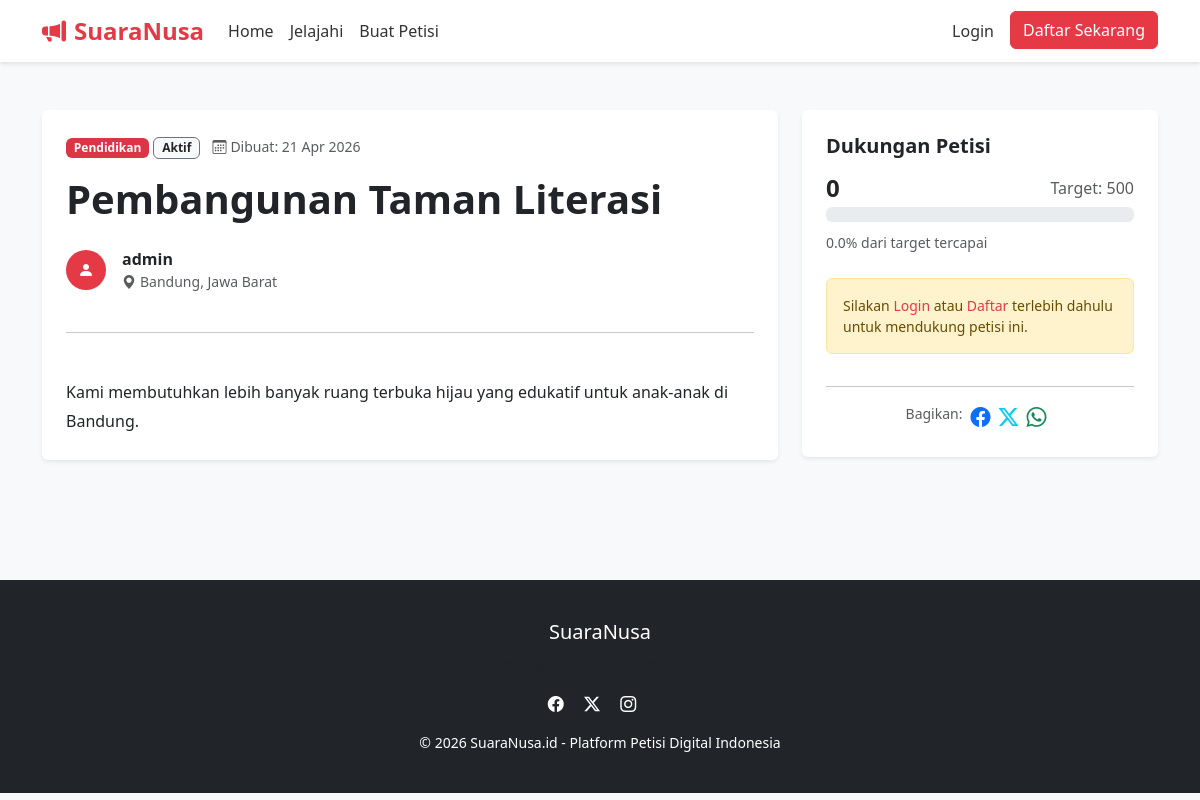
/petitions/2/, run on the app's committed database.
### petitions/models.py (models this page shows, shortened)
class Petition(models.Model):
    CATEGORY_CHOICES = [
        ('sosial', 'Sosial'),
        ('pendidikan', 'Pendidikan'),
        ('lingkungan', 'Lingkungan'),
        ('kesehatan', 'Kesehatan'),
        ('politik', 'Politik'),
        ('ekonomi', 'Ekonomi'),
        ('lainnya', 'Lainnya'),
    ]
    STATUS_CHOICES = [
        ('aktif', 'Aktif'),
        ('selesai', 'Selesai'),
    ]
    author = models.ForeignKey(User, on_delete=models.CASCADE, related_name='petitions')
    title = models.CharField(max_length=200)
    image = models.ImageField(upload_to='petitions/', blank=True, null=True)
    description = models.TextField()
    category = models.CharField(max_length=20, choices=CATEGORY_CHOICES)
    city = models.ForeignKey(City, on_delete=models.CASCADE, related_name='petitions')
    target_support = models.PositiveIntegerField()
    status = models.CharField(max_length=10, choices=STATUS_CHOICES, default='aktif')
    created_at = models.DateTimeField(auto_now_add=True)
    updated_at = models.DateTimeField(auto_now=True)
    @property
    def support_count(self):
        return self.supports.count()
    @property
    def progress_percentage(self):
        if self.target_support == 0:
            return 0
        percentage = (self.support_count / self.target_support) * 100
        return min(round(percentage, 1), 100)

class City(models.Model):
    province = models.ForeignKey(Province, on_delete=models.CASCADE, related_name='cities')
    name = models.CharField(max_length=100)

class Province(models.Model):
    name = models.CharField(max_length=100)

### petitions/views.py (the view)
# urls.py: path('petitions/<int:pk>/', views.PetitionDetailView.as_view(), name='petition_detail'),
class PetitionDetailView(DetailView):
    model = Petition
    template_name = 'petitions/petition_detail.html'
    context_object_name = 'petition'
    def get_context_data(self, **kwargs):
        context = super().get_context_data(**kwargs)
        if self.request.user.is_authenticated:
            context['user_has_supported'] = Support.objects.filter(
                user=self.request.user, petition=self.object
            ).exists()
        return context

### petitions/templates/petitions/petition_detail.html (shortened to what this page needs)
{% extends 'petitions/base.html' %}
{% block content %}
<div class="container py-5">
    <div class="row">
        <div class="col-lg-8">
            <div class="card shadow-sm border-0 mb-4 p-4">
                <div class="mb-3">
                    <span class="badge bg-danger">{{ petition.get_category_display }}</span>
                    <span class="badge bg-light text-dark border border-secondary">{{ petition.get_status_display }}</span>
                    <span class="text-muted small ms-2"><i class="bi bi-calendar3 me-1"></i>Dibuat: {{ petition.created_at|date:"d M Y" }}</span>
                </div>
                <h1 class="fw-bold mb-4">{{ petition.title }}</h1>
                <div class="d-flex align-items-center mb-4">
                    <div class="bg-red-white rounded-circle p-2 me-3" style="width: 40px; height: 40px; background: #e63946; color: white; display: flex; align-items: center; justify-content: center;">
                        <i class="bi bi-person-fill"></i>
                    </div>
                    <div>
                        <p class="mb-0 fw-bold">{{ petition.author.username }}</p>
                        <p class="mb-0 text-muted small"><i class="bi bi-geo-alt-fill me-1"></i>{{ petition.city.name }}, {{ petition.city.province.name }}</p>
                    </div>
                </div>
                <hr>
                <div class="petition-description" style="white-space: pre-line; line-height: 1.8;">
                    {{ petition.description }}
                </div>
            </div>
        </div>
        <div class="col-lg-4">
            <div class="card shadow-sm border-0 p-4 sticky-lg-top" style="top: 80px;">
                <h5 class="fw-bold mb-3">Dukungan Petisi</h5>
                <div class="mb-4">
                    <div class="d-flex justify-content-between align-items-center mb-1">
                        <h4 class="fw-bold mb-0">{{ petition.support_count }}</h4>
                        <span class="text-muted">Target: {{ petition.target_support }}</span>
                    </div>
                    <div class="progress mb-2" style="height: 15px;">
                    </div>
                    <small class="text-muted">{{ petition.progress_percentage }}% dari target tercapai</small>
                </div>
                {% if petition.status == 'aktif' %}
                    {% if user.is_authenticated %}
                        {% if user_has_supported %}
                            <div class="alert alert-success d-flex align-items-center mb-3">
                                <i class="bi bi-check-circle-fill me-2"></i>
                                Anda sudah mendukung petisi ini.
                            </div>
                        {% else %}
                            <div class="d-grid mb-3">
                                <a href="{% url 'petition_support' petition.pk %}" class="btn btn-primary btn-lg py-3 fw-bold">Dukung Petisi Ini</a>
                            </div>
                        {% endif %}
                    {% else %}
                        <div class="alert alert-warning mb-3 small">
                            Silakan <a href="{% url 'login' %}?next={{ request.path }}">Login</a> atau <a href="{% url 'register' %}">Daftar</a> terlebih dahulu untuk mendukung petisi ini.
                        </div>
                    {% endif %}
                {% else %}
                    <div class="alert alert-info mb-3">
                        Petisi ini sudah selesai dan telah mencapai target.
                    </div>
                {% endif %}
                <hr>
                <div class="d-flex justify-content-center">
                    <span class="text-muted small me-2">Bagikan:</span>
                    <a href="#" class="text-primary me-2"><i class="bi bi-facebook fs-5"></i></a>
                    <a href="#" class="text-info me-2"><i class="bi bi-twitter-x fs-5"></i></a>
                    <a href="#" class="text-success me-2"><i class="bi bi-whatsapp fs-5"></i></a>
                </div>
            </div>
        </div>
    </div>
</div>
{% endblock %}

### data on the page
Petition: category "Pendidikan", status "Aktif", created_at "21 Apr 2026", title "Pembangunan Taman Literasi", author.username "admin", city.name "Bandung", city.province.name "Jawa Barat", description "Kami membutuhkan lebih banyak ruang terbuka hijau yang edukatif untuk anak-anak di Bandung.", support_count "0", target_support "500", progress_percentage "0.0"
